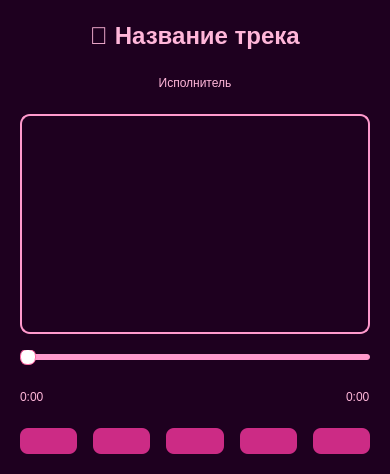
<?xml version="1.0" encoding="UTF-8"?>
<ui version="4.0">
 <class>PlayerWindow</class>
 <widget class="QMainWindow" name="PlayerWindow">
  <property name="geometry">
   <rect>
    <x>0</x>
    <y>0</y>
    <width>390</width>
    <height>474</height>
   </rect>
  </property>
  <property name="windowTitle">
   <string>Плеер</string>
  </property>
  <property name="styleSheet">
   <string notr="true">
QWidget {
    background-color: #1e001f;
    color: #ffcce6;
    font-family: 'Segoe UI', sans-serif;
}
QLabel {
    color: #ffb6d9;
}
QPushButton {
    background-color: #cc2b85;
    color: white;
    border-radius: 8px;
    padding: 6px 12px;
    font-weight: bold;
    border: none;
}
QPushButton:hover {
    background-color: #e0439a;
}
QSlider::groove:horizontal {
    height: 6px;
    background: #ff99cc;
    border-radius: 3px;
}
QSlider::handle:horizontal {
    background: white;
    border: 1px solid #ff66a3;
    width: 14px;
    margin: -5px 0;
    border-radius: 7px;
}
   </string>
  </property>
  <widget class="QWidget" name="centralwidget">
   <layout class="QVBoxLayout" name="mainLayout">
    <property name="spacing">
     <number>16</number>
    </property>
    <property name="leftMargin">
     <number>20</number>
    </property>
    <property name="topMargin">
     <number>20</number>
    </property>
    <property name="rightMargin">
     <number>20</number>
    </property>
    <property name="bottomMargin">
     <number>20</number>
    </property>
    <item>
     <widget class="QLabel" name="labelTitle">
      <property name="styleSheet">
       <string notr="true">font-size: 18pt; font-weight: bold;</string>
      </property>
      <property name="text">
       <string>🎵 Название трека</string>
      </property>
      <property name="alignment">
       <set>Qt::AlignmentFlag::AlignCenter</set>
      </property>
     </widget>
    </item>
    <item>
     <widget class="QLabel" name="labelArtist">
      <property name="text">
       <string>Исполнитель</string>
      </property>
      <property name="alignment">
       <set>Qt::AlignmentFlag::AlignCenter</set>
      </property>
     </widget>
    </item>
    <item>
     <widget class="QLabel" name="labelCover">
      <property name="minimumSize">
       <size>
        <width>220</width>
        <height>220</height>
       </size>
      </property>
      <property name="styleSheet">
       <string notr="true">border: 2px solid #ff99cc; border-radius: 10px;</string>
      </property>
      <property name="scaledContents">
       <bool>true</bool>
      </property>
      <property name="alignment">
       <set>Qt::AlignmentFlag::AlignCenter</set>
      </property>
     </widget>
    </item>
    <item>
     <widget class="QSlider" name="sliderProgress">
      <property name="orientation">
       <enum>Qt::Orientation::Horizontal</enum>
      </property>
     </widget>
    </item>
    <item>
     <layout class="QHBoxLayout" name="layoutTimes">
      <item>
       <widget class="QLabel" name="labelCurrentTime">
        <property name="text">
         <string>0:00</string>
        </property>
       </widget>
      </item>
      <item>
       <spacer name="spacerMid">
        <property name="orientation">
         <enum>Qt::Orientation::Horizontal</enum>
        </property>
        <property name="sizeType">
         <enum>QSizePolicy::Policy::Expanding</enum>
        </property>
        <property name="sizeHint" stdset="0">
         <size>
          <width>0</width>
          <height>0</height>
         </size>
        </property>
       </spacer>
      </item>
      <item>
       <widget class="QLabel" name="labelDuration">
        <property name="text">
         <string>0:00</string>
        </property>
       </widget>
      </item>
     </layout>
    </item>
    <item>
     <layout class="QHBoxLayout" name="controlsLayout">
      <item>
       <widget class="QPushButton" name="btnPrev">
        <property name="icon">
         <iconset theme="QIcon::ThemeIcon::GoPrevious"/>
        </property>
        <property name="iconSize">
         <size>
          <width>24</width>
          <height>24</height>
         </size>
        </property>
       </widget>
      </item>
      <item>
       <widget class="QPushButton" name="btnStop">
        <property name="icon">
         <iconset theme="QIcon::ThemeIcon::MediaPlaybackStop"/>
        </property>
        <property name="iconSize">
         <size>
          <width>24</width>
          <height>24</height>
         </size>
        </property>
       </widget>
      </item>
      <item>
       <widget class="QPushButton" name="btnPlay">
        <property name="icon">
         <iconset theme="QIcon::ThemeIcon::MediaPlaybackStart"/>
        </property>
        <property name="iconSize">
         <size>
          <width>24</width>
          <height>24</height>
         </size>
        </property>
       </widget>
      </item>
      <item>
       <widget class="QPushButton" name="btnPause">
        <property name="icon">
         <iconset theme="QIcon::ThemeIcon::MediaPlaybackPause"/>
        </property>
        <property name="iconSize">
         <size>
          <width>24</width>
          <height>24</height>
         </size>
        </property>
       </widget>
      </item>
      <item>
       <widget class="QPushButton" name="btnNext">
        <property name="icon">
         <iconset theme="QIcon::ThemeIcon::MediaSkipForward"/>
        </property>
        <property name="iconSize">
         <size>
          <width>24</width>
          <height>24</height>
         </size>
        </property>
       </widget>
      </item>
     </layout>
    </item>
   </layout>
  </widget>
 </widget>
 <resources/>
 <connections/>
</ui>
